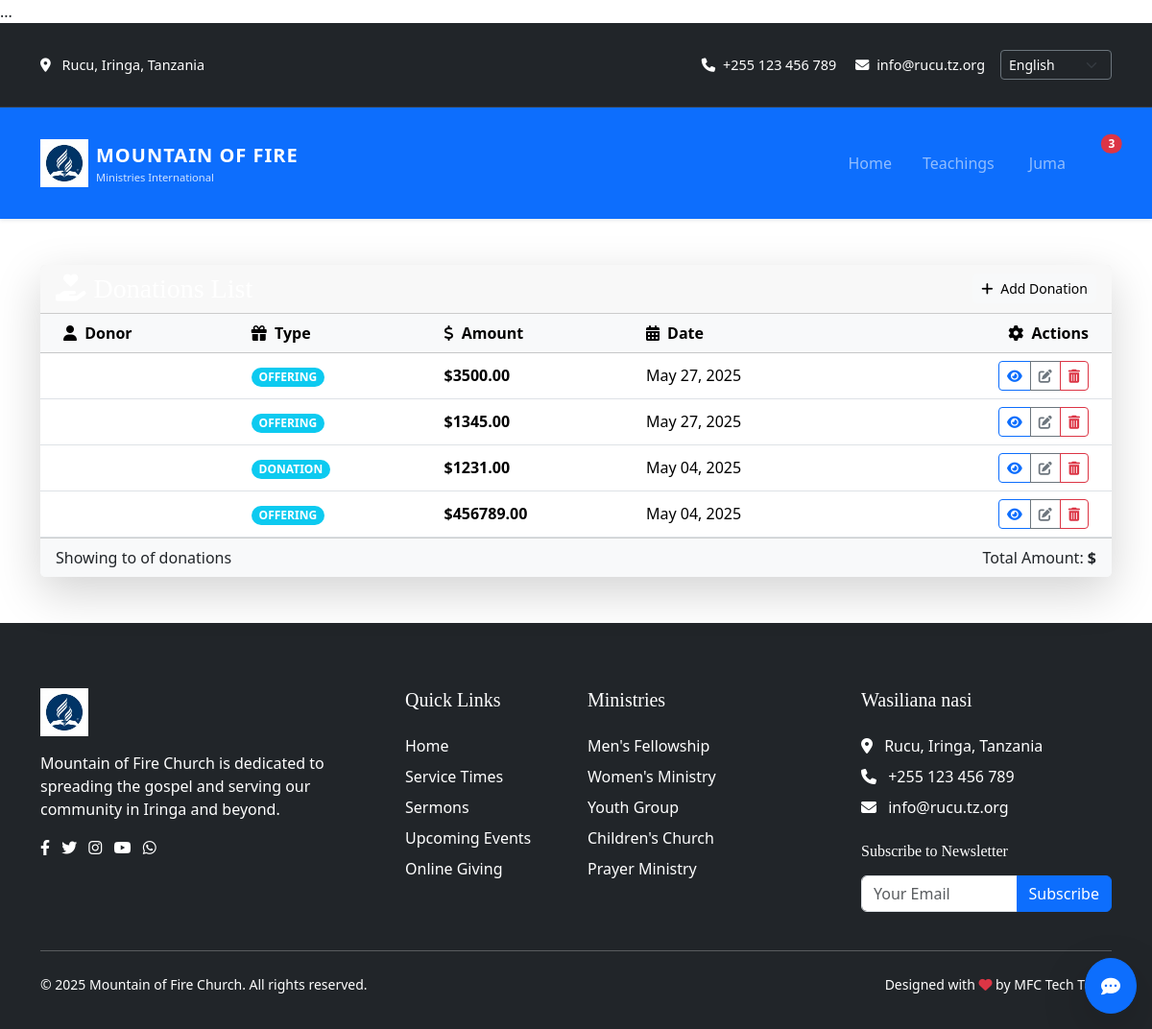
/donation_list (signed in), run on an earlier commit of the app's database.
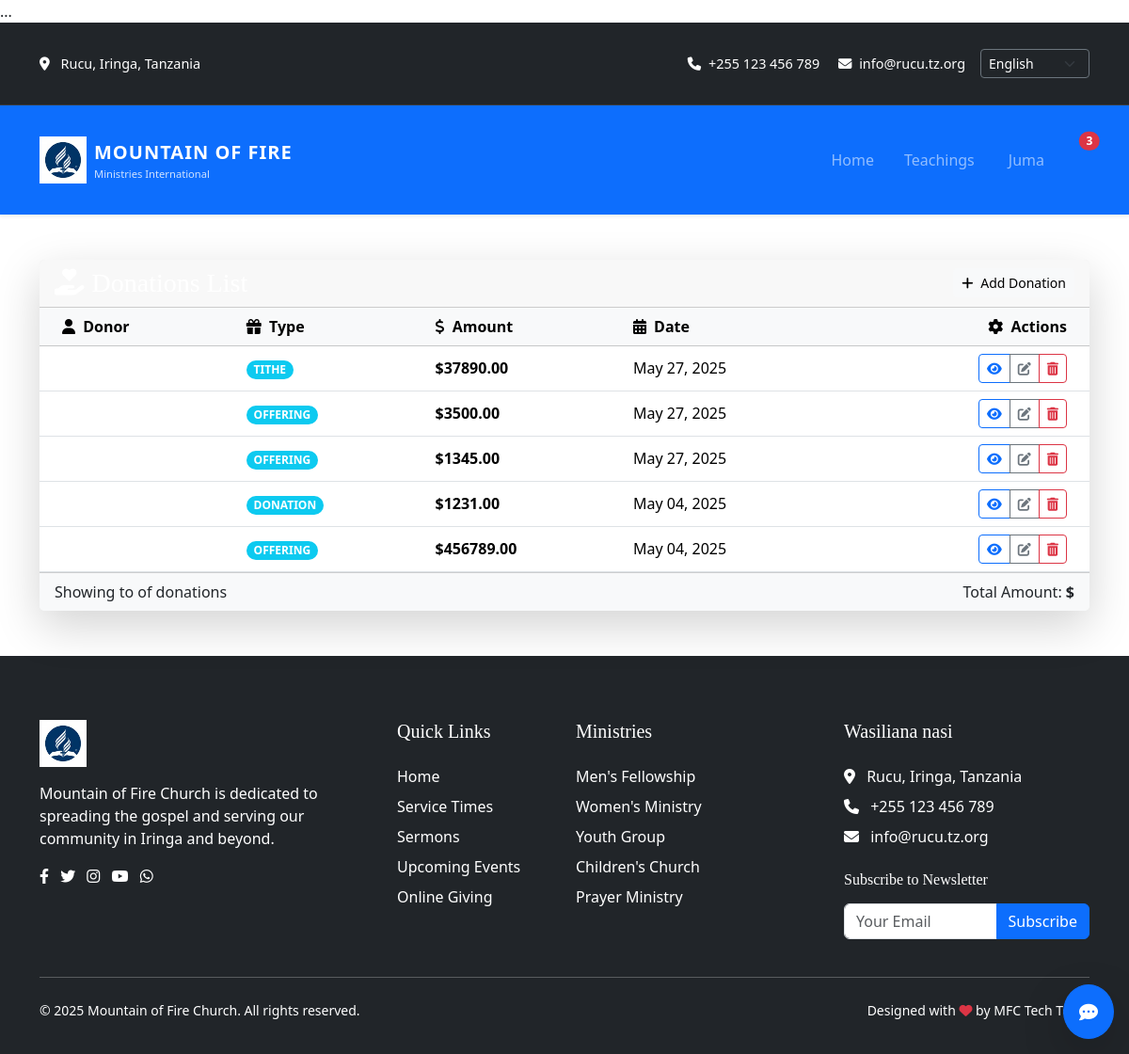
And on a later commit of the database.
### main/models.py (models this page shows, shortened)
class BaseModel(models.Model):
    created_at = models.DateTimeField(auto_now_add=True, null=True, blank=True)  # Ya awali yenye null
    updated_at = models.DateTimeField(auto_now=True, null=True, blank=True)  # Ya awali yenye null
    created_by = models.ForeignKey(User, on_delete=models.SET_NULL, null=True, blank=True, related_name='+')
    updated_by = models.ForeignKey(User, on_delete=models.SET_NULL, null=True, blank=True, related_name='+')
    class Meta:
        abstract = True

class Donation(BaseModel):
    DONATION_TYPES = [
        ('TITHE', 'Tithe'),
        ('OFFERING', 'Offering'),
        ('DONATION', 'General Donation'),
        ('BUILDING', 'Building Fund'),
        ('MISSION', 'Missions Fund'),
    ]
    donor = models.ForeignKey(User, on_delete=models.PROTECT, related_name='donations', blank=True, null=True)
    donation_type = models.CharField(max_length=20, choices=DONATION_TYPES)
    amount = models.DecimalField(max_digits=12, decimal_places=2)
    date = models.DateField()
    reference_number = models.CharField(max_length=50, unique=True, blank=True, null=True)
    is_recurring = models.BooleanField(default=False)
    payment_method = models.CharField(max_length=20, choices=[
        ('Mobile', 'Mobile'),
        ('BANK', 'Bank Transfer'),
    ], default='Mobile')
    card_number = models.CharField(max_length=20, blank=True, null=True)
    mobile_number = models.CharField(max_length=15, blank=True, null=True)
    class Meta:
        ordering = ['-date']
        verbose_name = _('donation')
        verbose_name_plural = _('donations')
        indexes = [
            models.Index(fields=['donor']),
            models.Index(fields=['donation_type']),
            models.Index(fields=['date']),
        ]

### main/views.py (the view)
# urls.py: path('donation_list', views.donation_list, name='donation_list'),
@login_required
def donation_list(request):
    donations = Donation.objects.all().order_by('-date')
    context = {'donations': donations}
    return render(request, 'main/donation_list.html', context)

### main/templates/main/donation_list.html (shortened to what this page needs)
{% extends 'main/base.html' %}
{% load static i18n %}
{% block content %}
<div class="container py-5">
    <div class="card shadow-lg border-0">
        <div class="card-header bg-gradient-primary text-white">
            <div class="d-flex justify-content-between align-items-center">
                <h3 class="mb-0">
                    <i class="fas fa-hand-holding-heart me-2"></i>{% trans "Donations List" %}
                </h3>
                <a href="{% url 'add_donation' %}" class="btn btn-light btn-sm">
                    <i class="fas fa-plus me-1"></i> {% trans "Add Donation" %}
                </a>
            </div>
        </div>
        <div class="card-body p-0">
            {% if donations %}
            <div class="table-responsive">
                <table class="table table-hover mb-0">
                    <thead class="table-light">
                        <tr>
                            <th class="ps-4"><i class="fas fa-user me-1"></i> {% trans "Donor" %}</th>
                            <th><i class="fas fa-gift me-1"></i> {% trans "Type" %}</th>
                            <th><i class="fas fa-dollar-sign me-1"></i> {% trans "Amount" %}</th>
                            <th><i class="fas fa-calendar-alt me-1"></i> {% trans "Date" %}</th>
                            <th class="text-end pe-4"><i class="fas fa-cog me-1"></i> {% trans "Actions" %}</th>
                        </tr>
                    </thead>
                    <tbody>
                        {% for donation in donations %}
                        <tr class="align-middle">
                            <td class="ps-4">
                            </td>
                            <td>
                                <span class="badge rounded-pill bg-{% if donation.donation_type == 'Money' %}success{% else %}info{% endif %}">
                                    {{ donation.donation_type }}
                                </span>
                            </td>
                            <td class="fw-bold">${{ donation.amount }}</td>
                            <td>{{ donation.date|date:"M d, Y" }}</td>
                            <td class="text-end pe-4">
                                <div class="btn-group btn-group-sm">
                                    <a href="{% url 'donation_detail' pk=donation.id %}" class="btn btn-outline-primary" title="{% trans 'View' %}">
                                        <i class="fas fa-eye"></i>
                                    </a>
                                    <a href="{% url 'edit_donation' pk=donation.id %}" class="btn btn-outline-secondary" title="{% trans 'Edit' %}">
                                        <i class="fas fa-edit"></i>
                                    </a>
                                    <a href="{% url 'delete_donation' pk=donation.id %}" class="btn btn-outline-danger" title="{% trans 'Delete' %}">
                                        <i class="fas fa-trash-alt"></i>
                                    </a>
                                </div>
                            </td>
                        </tr>
                        {% endfor %}
                    </tbody>
                </table>
            </div>
            {% endif %}
        </div>
        {% if donations %}
        <div class="card-footer bg-light">
            <div class="row">
                <div class="col-md-6">
                    <p class="mb-0">
                    </p>
                </div>
                <div class="col-md-6 text-md-end">
                    <p class="mb-0">
                    </p>
                </div>
            </div>
        </div>
        {% endif %}
    </div>
</div>
{% endblock %}

What changed in the data, as far as the page shows it:
added Donation: donation_type "TITHE", amount "37890.00", date "May 27, 2025"
